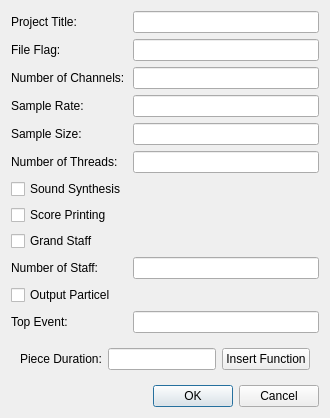
<?xml version="1.0" encoding="UTF-8"?>
<ui version="4.0">
 <class>ProjectPropertiesDialog</class>
 <widget class="QDialog" name="ProjectPropertiesDialog">
  <property name="windowTitle">
   <string>Project Properties</string>
  </property>
  <layout class="QVBoxLayout" name="mainLayout">
   <item>
    <layout class="QFormLayout" name="formLayout">
     <item row="0" column="0">
      <widget class="QLabel" name="labelTitle">
       <property name="text">
        <string>Project Title:</string>
       </property>
      </widget>
     </item>
     <item row="0" column="1">
      <widget class="QLineEdit" name="titleEntry"/>
     </item>

     <item row="1" column="0">
      <widget class="QLabel" name="labelFlag">
       <property name="text">
        <string>File Flag:</string>
       </property>
      </widget>
     </item>
     <item row="1" column="1">
      <widget class="QLineEdit" name="flagEntry"/>
     </item>

     <item row="2" column="0">
      <widget class="QLabel" name="labelChannels">
       <property name="text">
        <string>Number of Channels:</string>
       </property>
      </widget>
     </item>
     <item row="2" column="1">
      <widget class="QLineEdit" name="numChannelsEntry"/>
     </item>

     <item row="3" column="0">
      <widget class="QLabel" name="labelRate">
       <property name="text">
        <string>Sample Rate:</string>
       </property>
      </widget>
     </item>
     <item row="3" column="1">
      <widget class="QLineEdit" name="rateEntry"/>
     </item>

     <item row="4" column="0">
      <widget class="QLabel" name="labelSize">
       <property name="text">
        <string>Sample Size:</string>
       </property>
      </widget>
     </item>
     <item row="4" column="1">
      <widget class="QLineEdit" name="sizeEntry"/>
     </item>

     <item row="5" column="0">
      <widget class="QLabel" name="labelThreads">
       <property name="text">
        <string>Number of Threads:</string>
       </property>
      </widget>
     </item>
     <item row="5" column="1">
      <widget class="QLineEdit" name="numThreadsEntry"/>
     </item>

     <item row="6" column="0">
      <widget class="QCheckBox" name="synthesisCheckBox">
       <property name="text">
        <string>Sound Synthesis</string>
       </property>
      </widget>
     </item>

     <item row="7" column="0">
      <widget class="QCheckBox" name="scoreCheckBox">
       <property name="text">
        <string>Score Printing</string>
       </property>
      </widget>
     </item>

     <item row="8" column="0">
      <widget class="QCheckBox" name="staffCheckBox">
       <property name="text">
        <string>Grand Staff</string>
       </property>
      </widget>
     </item>

     <item row="9" column="0">
      <widget class="QLabel" name="labelStaff">
       <property name="text">
        <string>Number of Staff:</string>
       </property>
      </widget>
     </item>
     <item row="9" column="1">
      <widget class="QLineEdit" name="numStaffEntry"/>
     </item>

     <item row="10" column="0">
      <widget class="QCheckBox" name="particelBox">
       <property name="text">
        <string>Output Particel</string>
       </property>
      </widget>
     </item>

     <item row="11" column="0">
      <widget class="QLabel" name="labelTopEvent">
       <property name="text">
        <string>Top Event:</string>
       </property>
      </widget>
     </item>
     <item row="11" column="1">
      <widget class="QLineEdit" name="topEventEntry"/>
     </item>

     <item row="12" column="0" colspan="2">
        <widget class="QWidget" name="durationWidget">
        <layout class="QHBoxLayout" name="durationLayout">
            <item>
                <widget class="QLabel" name="labelDuration">
                    <property name="text">
                        <string>Piece Duration:</string>
                    </property> 
                </widget>
            </item>
            <item>
                <widget class="QLineEdit" name="durationEntry"/>
            </item>
            <item>
                <widget class="QPushButton" name="insertFunctionButton">
                <property name="text">
                    <string>Insert Function</string>
                </property>
                </widget>
            </item>
        </layout>
      </widget>
     </item>

    </layout>
   </item>

   <item>
    <widget class="QDialogButtonBox" name="buttonBox">
     <property name="standardButtons">
      <set>QDialogButtonBox::Ok|QDialogButtonBox::Cancel</set>
     </property>
    </widget>
   </item>
  </layout>
 </widget>
 <resources/>
 <connections/>
</ui>
